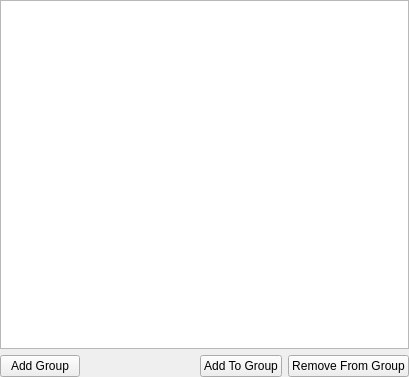
<?xml version="1.0" encoding="UTF-8"?>
<ui version="4.0">
 <class>ModelBrowser</class>
 <widget class="QWidget" name="ModelBrowser">
  <property name="geometry">
   <rect>
    <x>0</x>
    <y>0</y>
    <width>409</width>
    <height>377</height>
   </rect>
  </property>
  <property name="windowTitle">
   <string>SMTK Model Browser</string>
  </property>
  <layout class="QVBoxLayout" name="verticalLayout">
   <property name="margin">
    <number>0</number>
   </property>
   <item>
    <widget class="QTreeView" name="modelTree"/>
   </item>
   <item>
    <layout class="QHBoxLayout" name="horizontalLayout">
     <item>
      <widget class="QPushButton" name="addGroupButton">
       <property name="text">
        <string>Add Group</string>
       </property>
      </widget>
     </item>
     <item>
      <spacer name="horizontalSpacer">
       <property name="orientation">
        <enum>Qt::Horizontal</enum>
       </property>
       <property name="sizeHint" stdset="0">
        <size>
         <width>40</width>
         <height>20</height>
        </size>
       </property>
      </spacer>
     </item>
     <item>
      <widget class="QPushButton" name="addToGroupButton">
       <property name="text">
        <string>Add To Group</string>
       </property>
      </widget>
     </item>
     <item>
      <widget class="QPushButton" name="removeFromGroupButton">
       <property name="text">
        <string>Remove From Group</string>
       </property>
      </widget>
     </item>
    </layout>
   </item>
  </layout>
 </widget>
 <resources/>
 <connections/>
</ui>
